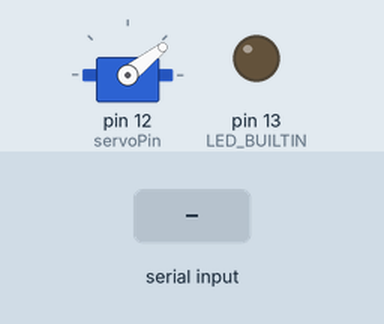
This sketch was run on a simulated Arduino Uno, built with avr-gcc and run on an emulated ATmega328P. Parts: servo, output pins drawn as LEDs (lit = HIGH). The inputs (shaded band) are chosen by the test bench.

Above: at 1.2 s.
1.3 s: "W" received over the second serial link
At 1.7 s:
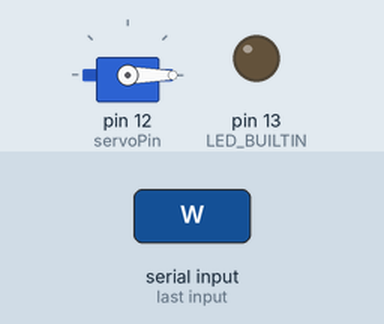
2.9 s: "X" received over the second serial link
At 4.2 s:
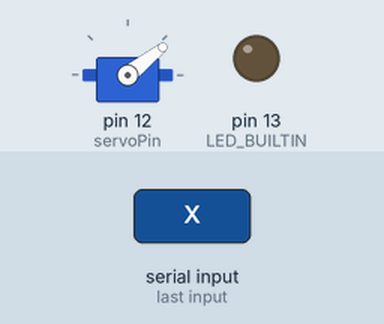
Timing chart, 0 to 5.9 s (numbered marks = the images above; inputs shaded):
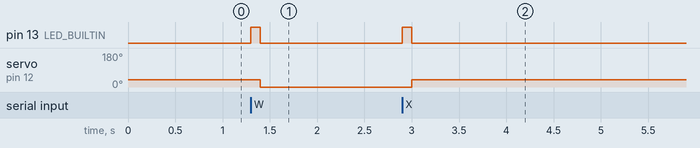

Measured:
- after the input at 1.3 s, pin 13 (LED_BUILTIN): LOW → HIGH at once, → LOW 0.10 s later; servo on pin 12 (servoPin): 38° → 0° after 0.10 s
- after the input at 2.9 s, pin 13 (LED_BUILTIN): LOW → HIGH at once, → LOW 0.10 s later; servo on pin 12 (servoPin): 0° → 38° after 0.10 s

The sketch:

base_nao.ino
```cpp
#include <SoftwareSerial.h>
#include "Servo.h"

SoftwareSerial XbeeSerial(4,5);    // RX, TX
Servo servoObj; //서보객체
int servoPin = 12;                 // 모터 Pin

/**
 * 모터 작동 함수
 */
void motorRun(char msg){
  /*전등 켜기 설정*/
  if(msg=='W'){
    servoObj.write(0);              //각도 0도로 움직임
  }

  /*전등 끄기 설정*/
  if(msg=='X'){
    servoObj.write(38);             //각도 38도로 움직임
  }
}

/**
 * LED 블링크 함수
 */
void blinkLED(int delayValue){
  digitalWrite(LED_BUILTIN, HIGH);
  delay(delayValue);
  digitalWrite(LED_BUILTIN, LOW);
}

void setup() {
  XbeeSerial.begin(9600);
  XbeeSerial.listen();               // SoftwareSerial에서 수신 시작
  servoObj.attach(servoPin);         //서보 시그널 핀설정
  servoObj.write(38);                //서보 초기각도 0도 설정
  pinMode(LED_BUILTIN, OUTPUT);      // 신호 수신LED
}

void loop() {
  XbeeSerial.listen();              // SoftwareSerial에서 수신 시작

  /*소프트웨어 시리얼로 수신*/
  if(XbeeSerial.available()){
    char receive_msg = XbeeSerial.read();
    blinkLED(100);
    if(receive_msg == 87 || receive_msg == 88){
      motorRun(receive_msg);          // 시리얼 전송에 따른 동작 함수
    }
  }
}
```
